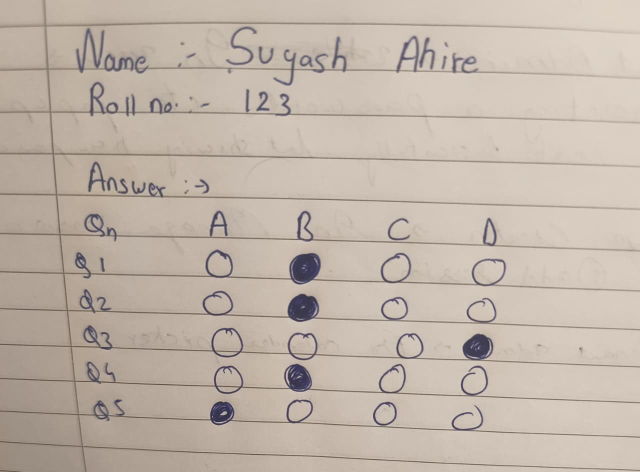
#> input picture uploads/omr/1772116531318-370499058-WhatsApp_Image_2026-02-26_at_19.46.39.png, 1280 x 944 px (shown at 1/2 size)
$ python test_py_omr.py uploads/omr/1772116531318-370499058-WhatsApp_Image_2026-02-26_at_19.46.39.png
#> lines starting #> are read from the running program, lines starting #| are printed output that depends on the picture; after the words box and inside, x2 and y2 are one past the last pixel; in counts of white or black regions, pixels touching at a corner belong together
import cv2
import sys
import numpy as np

def analyze(image_path):
    image = cv2.imread(image_path)
#> image is the input picture: shape (944, 1280, 3); mean B, G, R 169.2, 180.7, 193.2
    gray = cv2.cvtColor(image, cv2.COLOR_BGR2GRAY)

    # Same warp logic to replicate pipeline
    # We just assume fallback (whole image warp)
    h, w = gray.shape
#> h = 944; w = 1280
    docCnt = np.array([[[0,0]], [[w-1,0]], [[w-1,h-1]], [[0,h-1]]], dtype="int32")
    pts = docCnt.reshape(4, 2)
    rect = np.zeros((4, 2), dtype="float32")
    s = pts.sum(axis=1)
#> s = [0, 1279, 2222, 943]
    rect[0] = pts[np.argmin(s)]
    rect[2] = pts[np.argmax(s)]
    diff = np.diff(pts, axis=1)
#> diff = [0, -1279, -336, 943]
    rect[1] = pts[np.argmin(diff)]
    rect[3] = pts[np.argmax(diff)]
    dst = np.array([[0,0], [1999,0], [1999,2799], [0,2799]], dtype="float32")
    M = cv2.getPerspectiveTransform(rect, dst)
    warped = cv2.warpPerspective(gray, M, (2000, 2800))
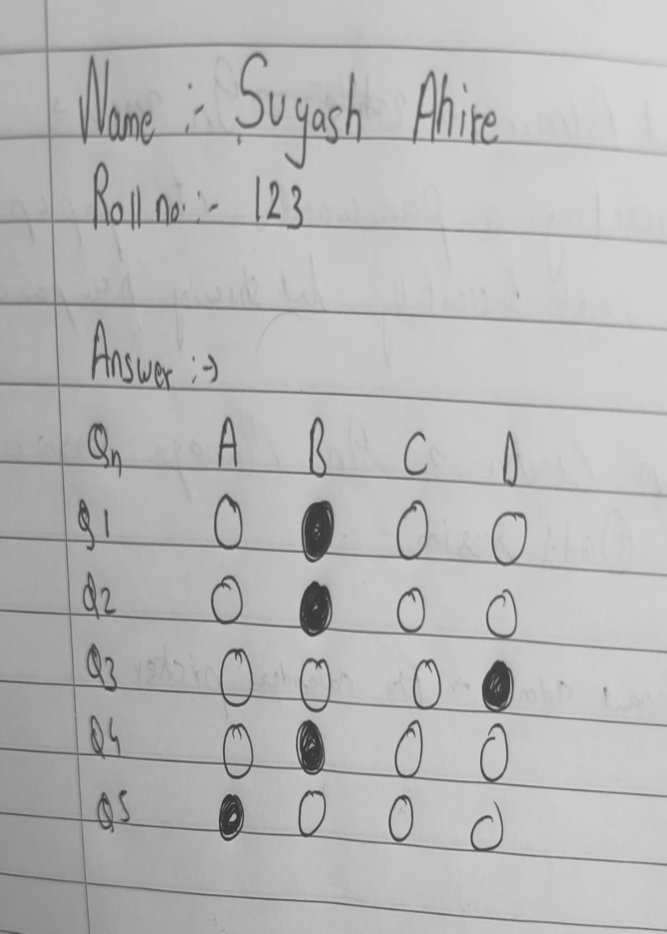
#> warped: shape (2800, 2000) (shown at 1/3 size); min 29, max 218, mean 183.1

    _, thresh = cv2.threshold(warped, 0, 255, cv2.THRESH_BINARY_INV | cv2.THRESH_OTSU)
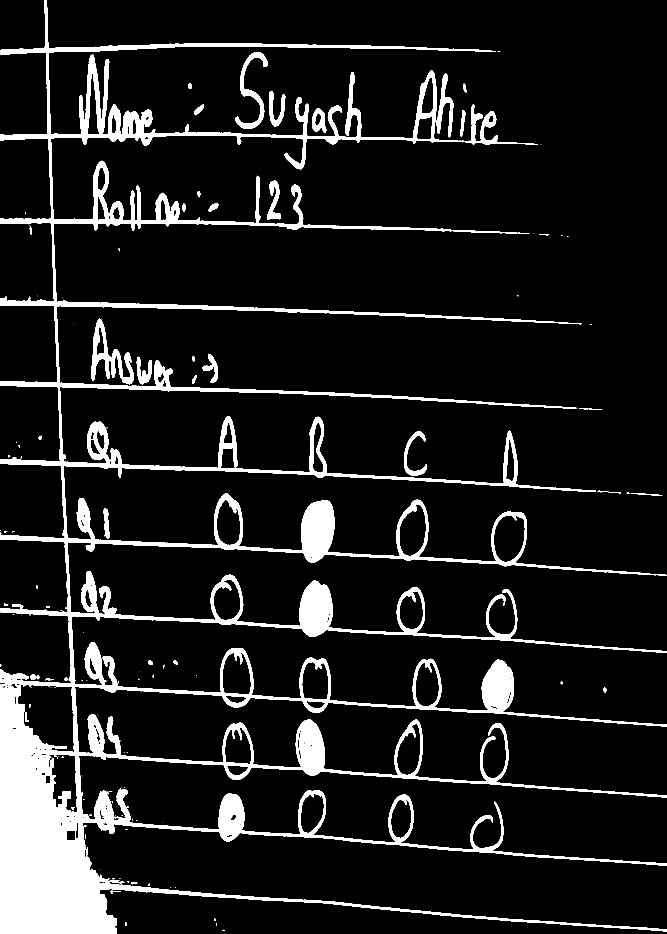
#> thresh: shape (2800, 2000) (shown at 1/3 size); 10.5% white; 140 white regions (86 under 20 px), largest, box (x1, y1, x2, y2) and area: (0, 0, 2000, 2800) 555023, (274, 955, 401, 1153) 7702, (706, 156, 803, 387) 4989

    row_sums = np.sum(thresh, axis=1) / 255.0
#> row_sums = 2800 values, max 986 at index 406, min 6 at index 708, mean 210.5
    col_sums = np.sum(thresh, axis=0) / 255.0
#> col_sums = 2000 values, max 1112 at index 284, min 29 at index 1889, mean 294.7

    print("Peaks in row sums (top 20):")
    pks = np.where(row_sums > np.mean(row_sums) * 1.5)[0]
#> pks = 831 values from 132 to 2799

    # cluster them
    stds = []
    current = []
    for p in pks:
        if not current:
            current.append(p)
        else:
            if p - current[-1] < 10:
                current.append(p)
            else:
                stds.append(int(np.mean(current)))
                current = [p]
#> this loop made 831 passes
#> (p, current) on pass 24: (333, [333])
#> current on pass 75: [398]
#> after the loop, stds = [143, 358, 410, 668, 916, 1161, 1400, 1627, 1845, 2031, 2080, 2173, 2191, 2271, 2482]
    if current:
        stds.append(int(np.mean(current)))
    print("Row centers:", stds)
#| Row centers: [143, 358, 410, 668, 916, 1161, 1400, 1627, 1845, 2031, 2080, 2173, 2191, 2271, 2482, 2717]

    print("Peaks in col sums:")
    pcol = np.where(col_sums > np.mean(col_sums) * 2)[0]
#> pcol = 404 values from 0 to 974
    stds_c = []
    current_c = []
    for p in pcol:
        if not current_c:
            current_c.append(p)
        else:
            if p - current_c[-1] < 10:
                current_c.append(p)
            else:
                stds_c.append(int(np.mean(current_c)))
                current_c = [p]
#> after the loop, stds_c = [167]
    if current_c:
        stds_c.append(int(np.mean(current_c)))
    print("Col centers:", stds_c)
#| Col centers: [167, 940]

if __name__ == "__main__":
    analyze(sys.argv[1])
